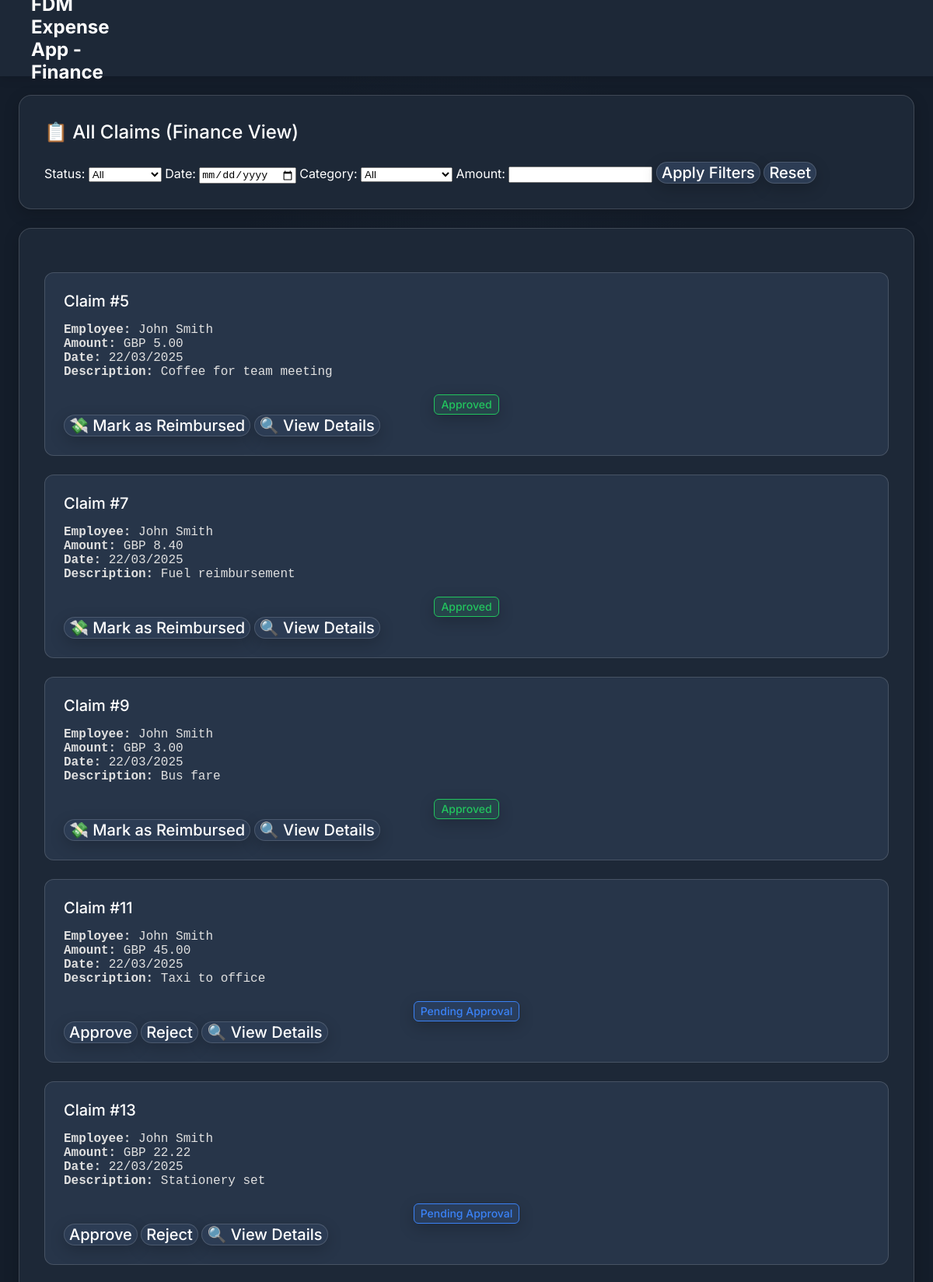
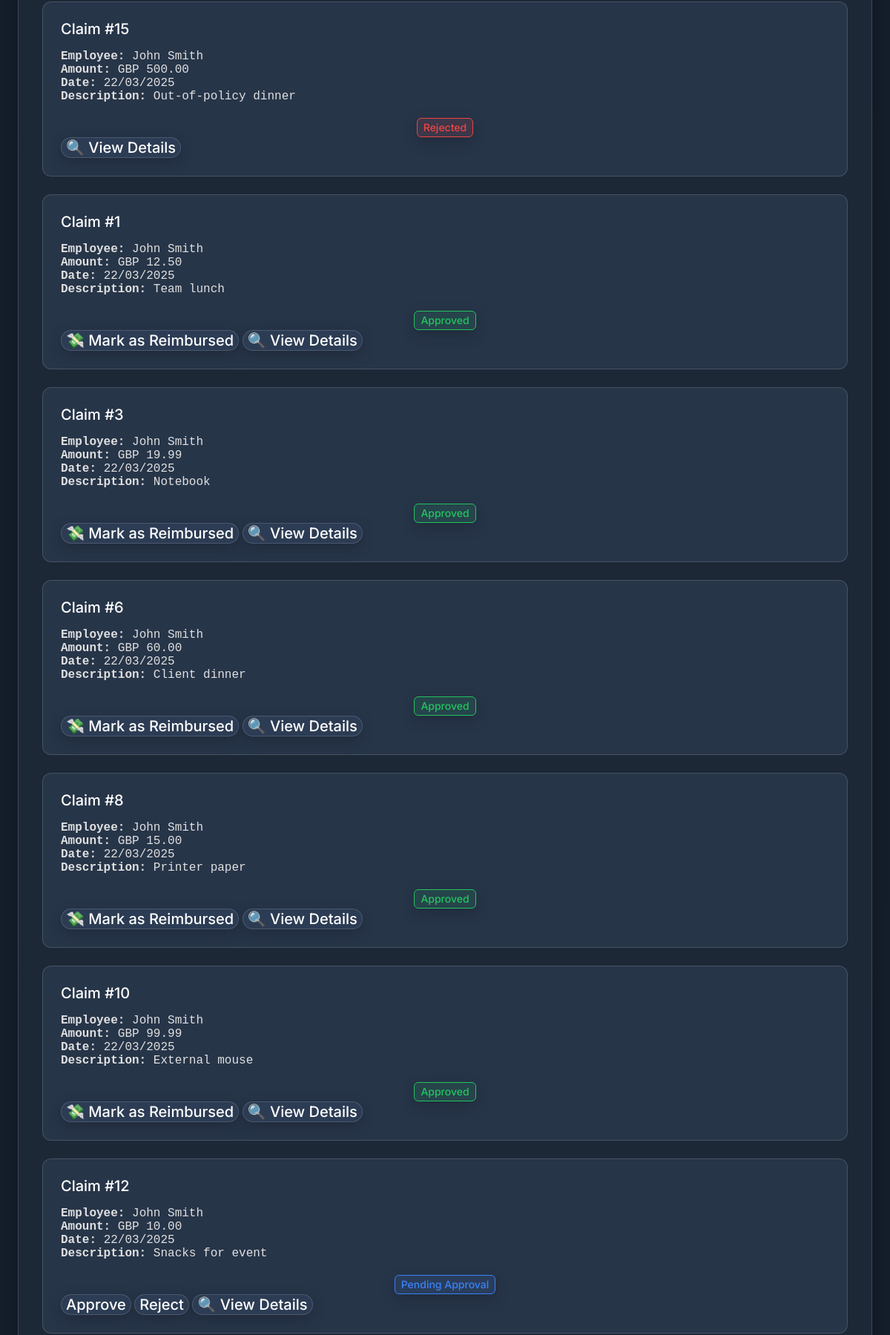
Page /php/finance_dashboard.php (signed in, upper part) on the committed database (2 pictures, top to bottom).
### tables this page shows
CREATE TABLE `expense_claims` (
  `claimId` int(11) NOT NULL,
  `employeeId` int(11) NOT NULL,
  `amount` decimal(10,2) NOT NULL,
  `description` varchar(255) NOT NULL,
  `category` varchar(50) NOT NULL,
  `status` enum('Pending','Approved','Rejected') DEFAULT 'Pending',
  `date` timestamp NOT NULL DEFAULT current_timestamp(),
  `evidenceFile` varchar(255) NOT NULL,
  `receipt` varchar(255) NOT NULL,
  `currency` varchar(5) DEFAULT NULL
);

CREATE TABLE `employees` (
  `employeeId` int(11) NOT NULL,
  `firstName` varchar(50) NOT NULL,
  `lastName` varchar(50) NOT NULL,
  `email` varchar(100) NOT NULL,
  `role` enum('Employee','Manager','Admin','Finance') NOT NULL DEFAULT 'Employee',
  `username` varchar(50) NOT NULL,
  `passwordHash` varchar(255) NOT NULL,
  `manager` int(11) DEFAULT NULL,
  `loggedIn` date DEFAULT current_timestamp(),
  `created_at` timestamp NOT NULL DEFAULT current_timestamp()
);

### php/finance_dashboard.php (the view, shortened to what this page needs)
<?php
$conn = DatabaseManager::getInstance()->getConnection();
$sql = "SELECT expense_claims.*, employees.firstName, employees.lastName
        FROM expense_claims
        INNER JOIN employees ON expense_claims.employeeId = employees.employeeId
        WHERE status != 'Reimbursed'";
$params = [];
if (!empty($_GET['status'])) {
    $sql .= " AND status = :status";
    $params[':status'] = $_GET['status'];
} else {
    $sql .= " AND status != 'Reimbursed'";
}
$sql .= " ORDER BY date DESC";
$stmt = $conn->prepare($sql);
$stmt->execute($params);
$claims = $stmt->fetchAll(PDO::FETCH_ASSOC);
?>
<!DOCTYPE html>
<html lang="en">
<head>
  <link rel="stylesheet" href="../css/style.css">
</head>
<body>
<div class="container">
  <nav class="navbar">
    <div class="logo">FDM Expense App - Finance</div>
    <div class="nav-links">
      <form method="POST" action="../php/logout.php">
      </form>
    </div>
  </nav>
  <section class="active-alerts">
    <h3>📋 All Claims (Finance View)</h3>
    <form method="GET">
      <label>Status:</label>
      <select name="status">
        <option value="">All</option>
      </select>
      <label>Date:</label>
      <input type="date" name="date" value="<?= htmlspecialchars($_GET['date'] ?? '') ?>">
      <label>Category:</label>
      <select name="category">
        <option value="">All</option>
      </select>
      <label>Amount:</label>
      <input type="number" step="0.01" name="amount" value="<?= $_GET['amount'] ?? '' ?>">
      <button type="submit">Apply Filters</button>
      <a href="finance_dashboard.php"><button type="button">Reset</button></a>
    </form>
  </section>
  <section class="weather-map">
    <?php if (empty($claims)): ?>
      <p>No matching claims.</p>
    <?php else: ?>
      <?php foreach ($claims as $claim): ?>
        <div class="report" id="claim-<?= $claim['claimId'] ?>">
          <h4>Claim #<?= $claim['claimId'] ?></h4>
          <p><strong>Employee:</strong> <?= $claim['firstName'] . ' ' . $claim['lastName'] ?></p>
          <p><strong>Amount:</strong> <?= $claim['currency'] . ' ' . number_format($claim['amount'], 2) ?></p>
          <p><strong>Date:</strong> <?= date("d/m/Y", strtotime($claim['date'])) ?></p>
          <p><strong>Description:</strong> <?= htmlspecialchars($claim['description']) ?></p>
          <br>
          <?php if ($claim['status'] == 'Pending'): ?>
            <div class="badges"><button class="blue">Pending Approval</button></div>
            <button onclick="approveClaim(<?= $claim['claimId'] ?>)">Approve</button>
            <button onclick="rejectClaim(<?= $claim['claimId'] ?>)">Reject</button>
          <?php elseif ($claim['status'] == 'Approved'): ?>
            <div class="badges"><button class="green">Approved</button></div>
            <button onclick="markAsReimbursed(<?= $claim['claimId'] ?>, <?= $claim['amount'] ?>)">💸 Mark as Reimbursed</button>
          <?php elseif ($claim['status'] == 'Rejected'): ?>
            <div class="badges"><button class="red">Rejected</button></div>
          <?php elseif ($claim['status'] == 'Reimbursed'): ?>
            <div class="badges"><button class="purple">Reimbursed</button></div>
          <?php endif; ?>
          <button onclick="window.location.href='view_claim.php?id=<?= $claim['claimId'] ?>'">🔍 View Details</button>
        </div>
      <?php endforeach; ?>
    <?php endif; ?>
  </section>
</div>
</body>
</html>

### css/style.css (style rules this page uses)
body { background-color: #121826; color: #ffffff; font-family: 'Inter', sans-serif; margin: 0; padding: 0; background: radial-gradient(50% 50% at 50% 50%, #253244 0%, #141D2A 100%); min-height: 100vh; }
.container { display: grid; grid-template-columns: repeat(12, 1fr); gap: 24px; padding: 24px; margin-top: 98px; max-width: 1440px; margin-left: auto; margin-right: auto; }
.navbar { width: 100%; height: 98px; background: #1D2837; display: flex; align-items: center; padding: 0 40px; position: fixed; top: 0; left: 0; right: 0; z-index: 1000; box-shadow: 0px 4px 12px rgba(0, 0, 0, 0.1); }
.navbar .logo { color: #FFF; font-size: 24px; font-weight: 700; }
button { color: #FFF; font-family: Inter; font-size: 20px; font-weight: 500; cursor: pointer; border-radius: 16px; border: 1px solid rgba(255, 255, 255, 0.15); background: #2C3C54; box-shadow: 0px 6px 20px rgba(0, 0, 0, 0.2); }
.badges { display: flex; flex-direction: column; gap: 1rem; align-items: center; flex-wrap: wrap; justify-content: center; }
.badges > button { font-size: 0.875rem; line-height: 1.25rem; padding: 2px .5rem; cursor: pointer; border: none; border-radius: 0.375rem; outline: none; }
.badges .green { background-color: rgba(34, 197, 94, 0.10); color: rgb(34 197 94); border: 1px rgb(34 197 94) solid; }
.badges .red { background-color: rgba(239, 68, 68, 0.10); color: rgb(239 68 68); border: 1px rgb(239 68 68) solid; }
.badges .blue { background-color: rgba(59, 130, 246, 0.10); color: rgb(59 130 246); border: 1px rgb(59 130 246) solid; }
.weather-map, .active-alerts { grid-column: span 12; border-radius: 16px; border: 1px solid rgba(255, 255, 255, 0.15); background: #1D2837; padding: 32px; box-shadow: 0px 6px 20px rgba(0, 0, 0, 0.2); }
.weather-map h3, .active-alerts h3 { margin: 0 0 24px 0; font-size: 24px; font-weight: 500; }
.report { border-radius: 12px; border: 1px solid rgba(255, 255, 255, 0.15); background: #273549; padding: 24px; margin-top: 24px; }
.report h4 { margin: 0 0 16px 0; font-size: 20px; font-weight: 500; }
.report p { font-family: monospace; font-size: 16px; margin: 0; color: #e0e0e0; }

### rows in the picture
expense_claims: claimId "5", employeeId.firstName "John", employeeId.lastName "Smith", currency "GBP", amount "5.00", date "22/03/2025", description "Coffee for team meeting"
expense_claims: claimId "7", employeeId.firstName "John", employeeId.lastName "Smith", currency "GBP", amount "8.40", date "22/03/2025", description "Fuel reimbursement"
expense_claims: claimId "9", employeeId.firstName "John", employeeId.lastName "Smith", currency "GBP", amount "3.00", date "22/03/2025", description "Bus fare"
expense_claims: claimId "11", employeeId.firstName "John", employeeId.lastName "Smith", currency "GBP", amount "45.00", date "22/03/2025", description "Taxi to office"
expense_claims: claimId "13", employeeId.firstName "John", employeeId.lastName "Smith", currency "GBP", amount "22.22", date "22/03/2025", description "Stationery set"
expense_claims: claimId "15", employeeId.firstName "John", employeeId.lastName "Smith", currency "GBP", amount "500.00", date "22/03/2025", description "Out-of-policy dinner", status "Rejected"
expense_claims: claimId "1", employeeId.firstName "John", employeeId.lastName "Smith", currency "GBP", amount "12.50", date "22/03/2025", description "Team lunch"
expense_claims: claimId "3", employeeId.firstName "John", employeeId.lastName "Smith", currency "GBP", amount "19.99", date "22/03/2025", description "Notebook"
expense_claims: claimId "6", employeeId.firstName "John", employeeId.lastName "Smith", currency "GBP", amount "60.00", date "22/03/2025", description "Client dinner"
expense_claims: claimId "8", employeeId.firstName "John", employeeId.lastName "Smith", currency "GBP", amount "15.00", date "22/03/2025", description "Printer paper"
expense_claims: claimId "10", employeeId.firstName "John", employeeId.lastName "Smith", currency "GBP", amount "99.99", date "22/03/2025", description "External mouse"
expense_claims: claimId "12", employeeId.firstName "John", employeeId.lastName "Smith", currency "GBP", amount "10.00", date "22/03/2025", description "Snacks for event"
